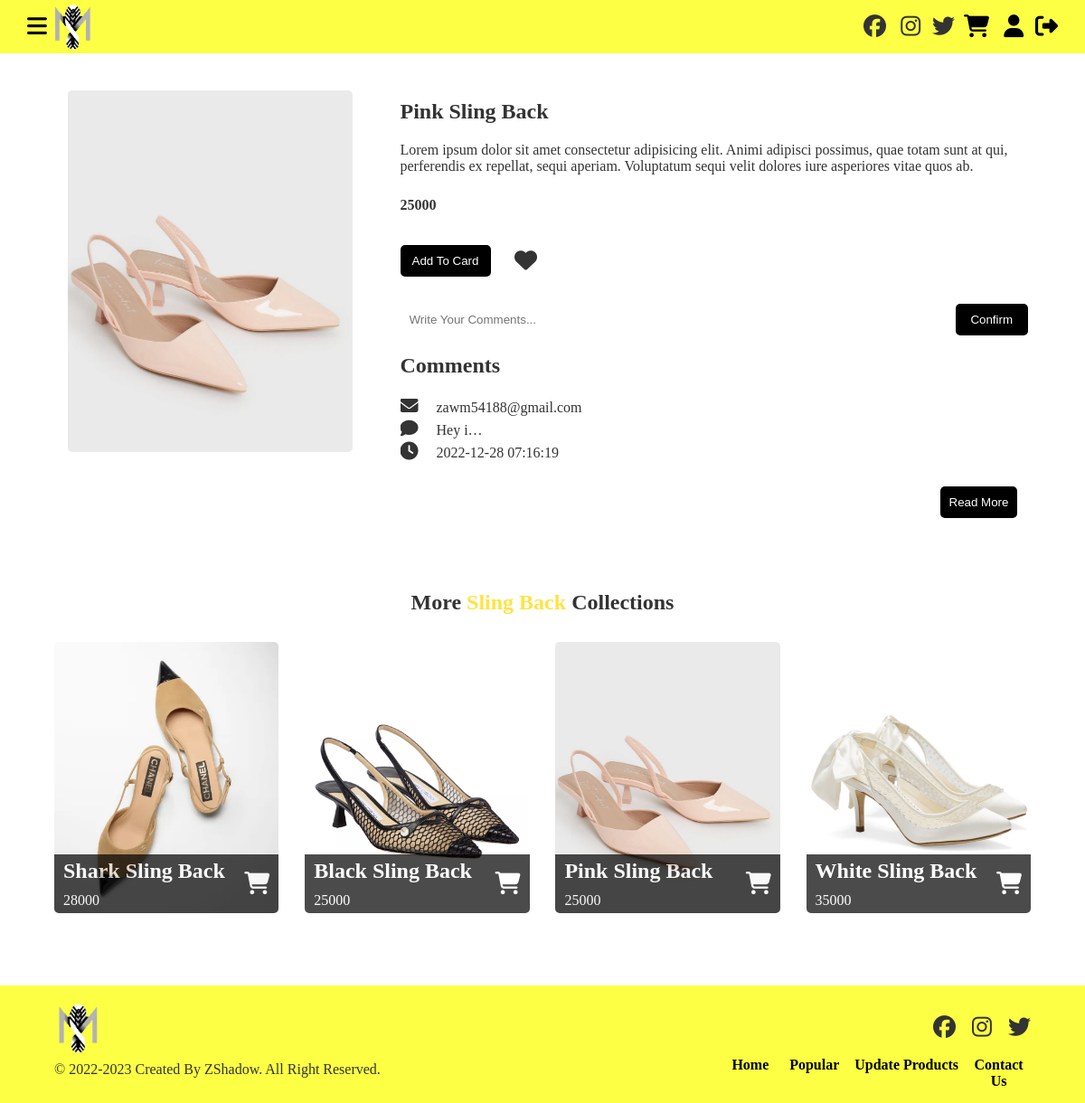
The page /Shopping/products_collections.php?id=6 (signed in) on the database its author committed.
### tables this page shows
CREATE TABLE `tbl_auths` (
  `id` int(11) NOT NULL,
  `username` varchar(255) NOT NULL,
  `email` varchar(255) NOT NULL,
  `password` varchar(255) NOT NULL,
  `created_at` datetime NOT NULL,
  `updated_at` datetime DEFAULT NULL,
  `deleted_at` datetime DEFAULT NULL
);

CREATE TABLE `tbl_products` (
  `id` int(11) NOT NULL,
  `product_img` varchar(255) NOT NULL,
  `product_name` varchar(255) NOT NULL,
  `product_description` varchar(255) NOT NULL,
  `price` int(11) NOT NULL,
  `category_name` varchar(255) NOT NULL,
  `created_at` datetime NOT NULL,
  `updated_at` datetime DEFAULT NULL,
  `deleted_at` datetime DEFAULT NULL
);

CREATE TABLE `tbl_comments` (
  `id` int(11) NOT NULL,
  `email` varchar(255) NOT NULL,
  `comments` varchar(255) NOT NULL,
  `product_id` int(11) NOT NULL,
  `created_at` datetime NOT NULL,
  `updated_at` datetime DEFAULT NULL,
  `deleted_at` datetime DEFAULT NULL
);

### assets/init/classes/DB.php (called while the page is built)
<?php
abstract class DB{
    private $localhost = "localhost";
    private $username = "root";
    private $password = "";
    private $dbname = "shoes_shopping";
    protected function connect() {
        try{
            $con = new PDO("mysql:host=$this->localhost; dbname=$this->dbname",$this->username,$this->password);
            $con->setAttribute(PDO::ATTR_ERRMODE,PDO::ERRMODE_EXCEPTION);
            return $con;
        } catch(PDOException $e) {
            echo $e->getMessage();
        }
    }
}
?>

### shopping/CheckId.php (called while the page is built, shortened)
<?php
require_once "../assets/init/classes/DB.php";
class CheckId extends DB{
    private $con;
    public function __construct() {
        $this->con = $this->connect();
    }
    public function checkId():iterable {
        if(isset($_SESSION['email'])) {
            $email = $_SESSION['email'];
            $sql = "SELECT * FROM tbl_auths WHERE email=:email ";
            $stmt= $this->con->prepare($sql);
            $stmt->bindParam("email",$email,PDO::PARAM_STR);
            $stmt->execute();
            $res= $stmt->fetchAll(PDO::FETCH_OBJ);
            return $res;
        }
        else {
            echo "<script>location.href='../assets/SignIn.php';</script>";
        }
    }
}
?>

### shopping/Products.php (called while the page is built, shortened)
<?php
require_once "../assets/init/classes/DB.php";
class Products extends DB{
    private $con;
    public function __construct() {
        $this->con = $this->connect();
    }
    public function product_takeId(int $id):iterable{
        $sql = "SELECT * FROM tbl_products WHERE id=:id AND deleted_at IS NULL ORDER BY created_at DESC";
        $stmt = $this->con->prepare($sql);
        $stmt->bindParam("id",$id,PDO::PARAM_INT);
        $stmt->execute();
        $res= $stmt->fetchAll(PDO::FETCH_OBJ);
        return $res;
    }
    public function product_CheckTypes(string $category_name) :iterable{
        $sql = "SELECT * FROM tbl_products WHERE category_name=:category_name ORDER BY created_at DESC";
        $stmt = $this->con->prepare($sql);
        $stmt->bindParam("category_name",$category_name,PDO::PARAM_STR);
        $stmt->execute();
        $res= $stmt->fetchAll(PDO::FETCH_OBJ);
        return $res;
    }
    public function comments_fetch(int $id,string $email):iterable{
        $sql = "SELECT * FROM tbl_comments WHERE product_id=:product_id AND email=:email ORDER BY created_at DESC";
        $stmt = $this->con->prepare($sql);
        $stmt->bindParam("product_id",$id,PDO::PARAM_INT);
        $stmt->bindParam("email",$email,PDO::PARAM_STR);
        $stmt->execute();
        $res= $stmt->fetchAll(PDO::FETCH_OBJ);
        return $res;
    }
}
?>

### shopping/products_collections.php (the view, shortened to what this page needs)
<?php
    require_once "CheckId.php";
    require_once "Products.php";
    $products = new Products;
?>
<!DOCTYPE html>
<html lang = "en">
    <head>
        <link rel="stylesheet" href="css/products_collections.css">
    </head>
    <body>
        <header>
            <div class="container-fluid">
                <div class="header flex-container">
                    <div class="header-logo-bars flex-container">
                        <div class="header-bars">
                            <i class="fa-solid fa-bars"></i>
                        </div>
                        <div class="header-logo">
                            <figure>
                                <img src="./images/da7854c889578743810e7970ae28671f.png" alt="logo">
                            </figure>
                        </div>
                    </div>
                    <div class="header-social flex-container">
                        <div class="icon1">
                            <i class="fa-brands fa-facebook"></i>
                        </div>
                        <div class="icon2">
                            <i class="fa fa-instagram"></i>
                        </div>
                        <div class="icon3">
                            <i class="fa fa-twitter"></i>
                        </div>
                        <div class="icon6">
                            <a href="products_card.php"><i class="fa-solid fa-cart-shopping"></i></a>
                        </div>
                        <?php
                            if(isset($_SESSION['email'])) {
                            $check = new CheckId;
                            foreach($check->checkId() as $value) {
                        ?>
                            <div class="icon4">
                                <a href="userAccount.php?id=<?php echo $value->id;?>"><i class="fa fa-user"></i></a>
                            </div>
                        <?php
                            }
                        ?>
                        <div class="icon5" style="display:block">
                            <a href="../assets/SignOut.php"><i class="fa-solid fa-right-from-bracket"></i></a>
                        </div>
                        <?php
                            }
                        ?>
                    </div>
                </div>
            </div>
        </header>
        <main>
            <section>
                <div class="container">
                    <?php
                        foreach($products->product_takeId($_GET['id']) as $products_fetchAll) {
                    ?>
                    <div class="products-collections">
                        <div class="products-intro flex-container">
                            <div class="products-photo">
                                <div class="products-img">
                                    <img src="uploads/<?php echo $products_fetchAll->product_img; ?>">
                                </div>
                            </div>
                            <div class="products-para">
                                <h2><?php echo $products_fetchAll->product_name;?></h2>
                                <div class="paragraph">
                                    <p><?php echo $products_fetchAll->product_description;?></p>
                                    <p><b><?php echo $products_fetchAll->price;?></b></p>
                                </div>
                                <div class="products-button flex-container">
                                    <form method="post" action="checkCard.php?id=<?php echo $products_fetchAll->id; ?>">
                                        <button type="submit" name="card">Add To Card</button>
                                    </form>
                                    <i class="fa fa-heart"></i>
                                </div>
                                <div class="comments">
                                    <form  class="flex-container" id="confirm">
                                        <input type="text" placeholder="Write Your Comments...">
                                        <div class="comments-button">
                                            <button type="submit" name="confirm">Confirm</button>
                                        </div>
                                    </form>
                                </div>
                                <?php $products->comments($_POST,$_GET['id']);?>
                                <div class="comments-fetch">
                                    <h1>Comments</h1>
                                    <?php
                                    foreach($products->comments_fetch($_GET['id'],$_SESSION['email']) as $comments_fetch) {
                                    ?>
                                    <ul>
                                        <li><i class="fa fa-envelope"></i><?php echo $comments_fetch->email; ?></li>
                                        <li><i class="fa-solid fa-comment"></i><?php echo $comments_fetch->comments; ?></li>
                                        <li><i class="fa fa-clock"></i><?php echo $comments_fetch->created_at; ?></li>
                                    </ul>
                                    <?php
                                    }
                                    ?>
                                </div>
                                <div class="read-more">
                                    <button type="submit" id="readmore">Read More</button>
                                </div>
                            </div>
                        </div>
                    </div>
                    <?php
                        }
                    ?>
                </div>
            </section>
            <section>
                <div class="container">
                    <div class="products-seemore">
                        <h1>More <b style="color: rgb(255, 227, 67);"><?php echo $products_fetchAll->category_name; ?></b> Collections</h1>
                        <div class="products-data flex-container">
                            <?php
                                foreach($products->product_CheckTypes($products_fetchAll->category_name)as $products_types) {
                            ?>
                            <div class="items-photo">
                                <div class="items-img">
                                    <img src="uploads/<?php echo $products_types->product_img;?>">
                                </div>
                                <div class="items-para flex-container">
                                    <div class="items-paragraph">
                                        <h2><?php echo $products_types->product_name; ?></h2>
                                        <p><?php echo $products_types->price; ?></p>
                                    </div>
                                    <div class="items-icon">
                                        <i class="fa-solid fa-cart-shopping"></i>
                                    </div>
                                </div>
                            </div>
                            <?php
                            }
                            ?>
                        </div>
                    </div>
                </div>
            </section>
        </main>
        <footer>
            <div class="bg-color1">
                <div class="container">
                    <div class="summary">
                        <div class="summary-logo-icon flex-container">
                            <div class="summary-logo">
                                <div class="summary-logo-img">
                                    <img src="images/da7854c889578743810e7970ae28671f.png" alt="logo">
                                </div>
                            </div>
                            <div class="summary-icons flex-container">
                                <div class="summary-social-icon">
                                    <i class="fa-brands fa-facebook"></i>
                                </div>
                                <div class="summary-social-icon">
                                    <i class="fa fa-instagram"></i>
                                </div>
                                <div class="summary-social-icon">
                                    <i class="fa fa-twitter"></i>
                                </div>
                            </div>
                        </div>
                        <div class="summary-copy-nav flex-container">
                            <div class="copy-para">
                                <p>&copy; 2022-2023 Created By ZShadow. All Right Reserved.</p>
                            </div>
                            <div class="summary-nav">
                                <nav>
                                    <ul class="flex-container">
                                        <li><a href="index.php">Home</a></li>
                                        <li><a href="#">Popular</a></li>
                                        <li><a href="#">Update Products</a></li>
                                        <li><a href="#">Contact Us</a></li>
                                    </ul>
                                </nav>
                            </div>
                        </div>
                    </div>
                </div>
            </div>
        </footer>
    </body>
</html>

### rows shown on the page
tbl_products: product_img (picture), product_name "Pink Sling Back", product_description "Lorem ipsum dolor sit amet consectetur adipisicing elit. Animi adipisci possimus, quae totam sunt at qui, perferendis ex repellat, sequi aperiam. Voluptatum sequi velit dolores iure asperiores vitae quos ab.", price "25000", category_name "Sling Back"
tbl_comments: email "zawm54188@gmail.com", comments "Hey i", created_at "2022-12-28 07:16:19"
tbl_products: product_img (picture), product_name "Shark Sling Back", price "28000"
tbl_products: product_img (picture), product_name "Black Sling Back", price "25000"
tbl_products: product_img (picture), product_name "White Sling Back", price "35000"
